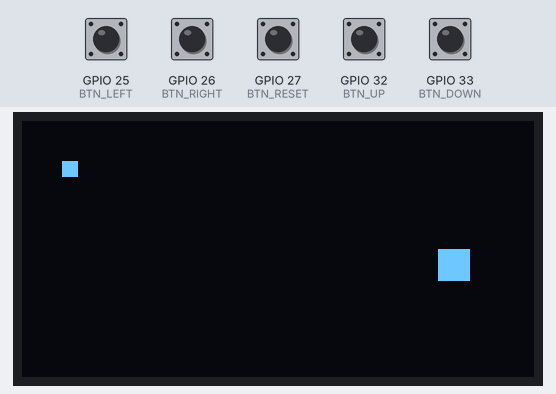
A program run on a simulated ESP32. Parts: 128×64 one-colour display. The inputs (shaded band) are chosen by the test bench; at power-on: GPIO 25 (BTN_LEFT), GPIO 26 (BTN_RIGHT), GPIO 27 (BTN_RESET), GPIO 32 (BTN_UP), GPIO 33 (BTN_DOWN) HIGH. Random numbers use the default seed unless the program sets one.

Above: at 1.2 s.
1.3 s: GPIO 27 (BTN_RESET) pulled LOW for 0.15 s
At 1.72 s:
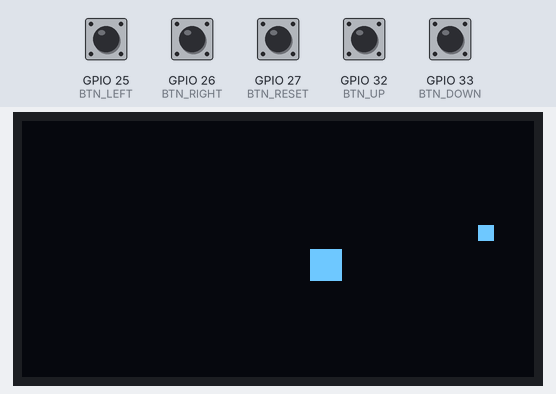
2.0 s: GPIO 32 (BTN_UP) pulled LOW for 0.15 s
At 2.49 s:
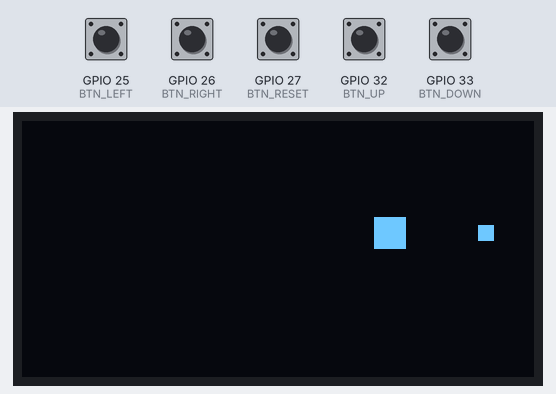
2.7 s: GPIO 25 (BTN_LEFT) pulled LOW for 0.15 s
At 3.0 s:
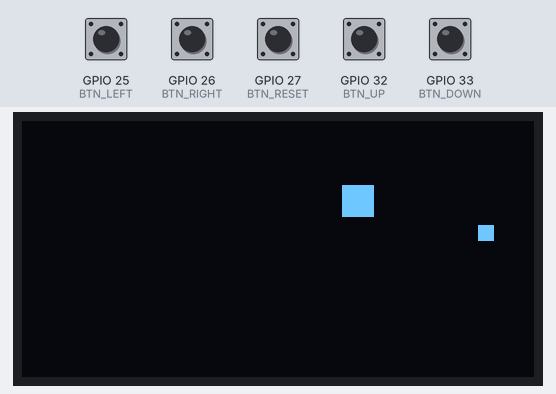
3.4 s: GPIO 33 (BTN_DOWN) pulled LOW for 0.15 s
At 3.77 s:
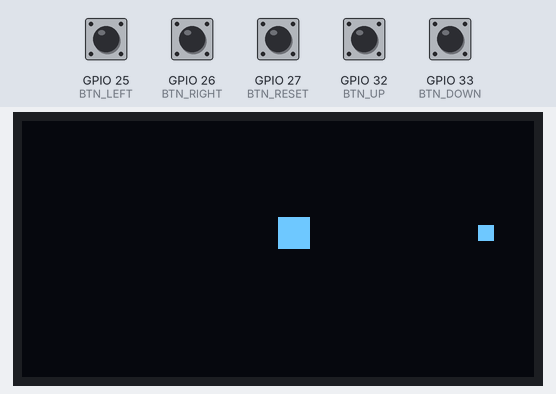
4.1 s: GPIO 26 (BTN_RIGHT) pulled LOW for 0.15 s
At 4.54 s:
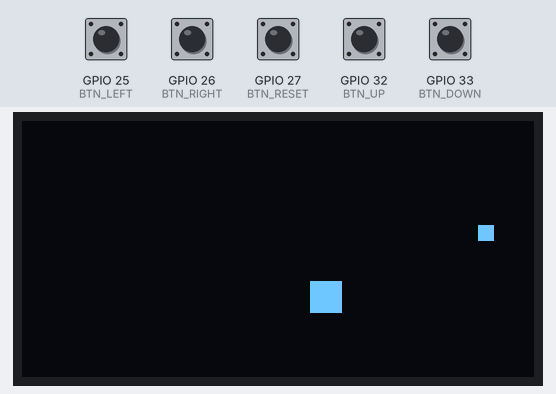
4.8 s: GPIO 27 (BTN_RESET) pulled LOW for 1 s
At 6.09 s:
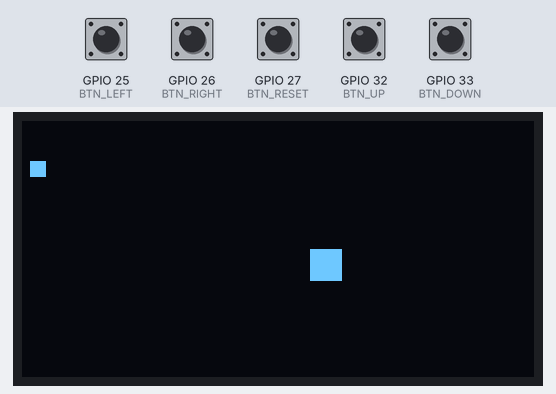
Timing chart, 0 to 7.4 s (numbered marks = the images above; inputs shaded):
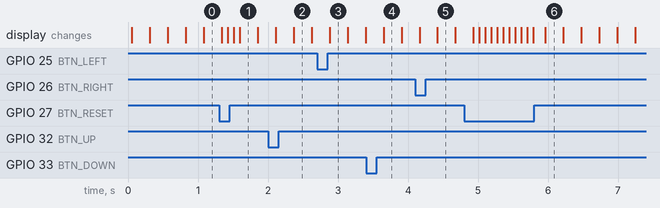

The program:

main.cpp
```cpp
#include <Arduino.h>
#include "config/config.h"
#include "game/game.h"
#include "rtos/rtos.h"

void setup() {
  Serial.begin(115200);
  randomSeed(esp_random());

  pinMode(BTN_UP, INPUT_PULLUP);
  pinMode(BTN_DOWN, INPUT_PULLUP);
  pinMode(BTN_LEFT, INPUT_PULLUP);
  pinMode(BTN_RIGHT, INPUT_PULLUP);
  pinMode(BTN_RESET, INPUT_PULLUP);

  gameInit();
  rtosInit();
}

void loop() {
  // RTOS only
}
```

display.h
```cpp
#ifndef DISPLAY_H
#define DISPLAY_H

void displayTask(void *pvParameters);

#endif
```

game.h
```cpp
#ifndef GAME_H
#define GAME_H

#include <Arduino.h>

extern int snakeX[];
extern int snakeY[];
extern int snakeLength;
extern int foodX, foodY;
extern bool gameOver;

void gameInit();
void gameUpdate();
void gameReset();


void gameSetDirection(int dir);

#endif
```

input.h
```cpp
#ifndef INPUT_H
#define INPUT_H

void inputTask(void *pvParameters);

#endif
```

rtos.h
```cpp
#ifndef RTOS_H
#define RTOS_H

void rtosInit();

#endif
```

config.h
```cpp
#ifndef CONFIG_H
#define CONFIG_H

// Display
#define OLED_WIDTH   128
#define OLED_HEIGHT  64
#define CELL_SIZE    8

#define GRID_W (OLED_WIDTH / CELL_SIZE)
#define GRID_H (OLED_HEIGHT / CELL_SIZE)
#define MAX_SNAKE_LEN 64

// Buttons
#define BTN_UP     32
#define BTN_DOWN   33
#define BTN_LEFT   25
#define BTN_RIGHT  26
#define BTN_RESET  27

#endif
```
